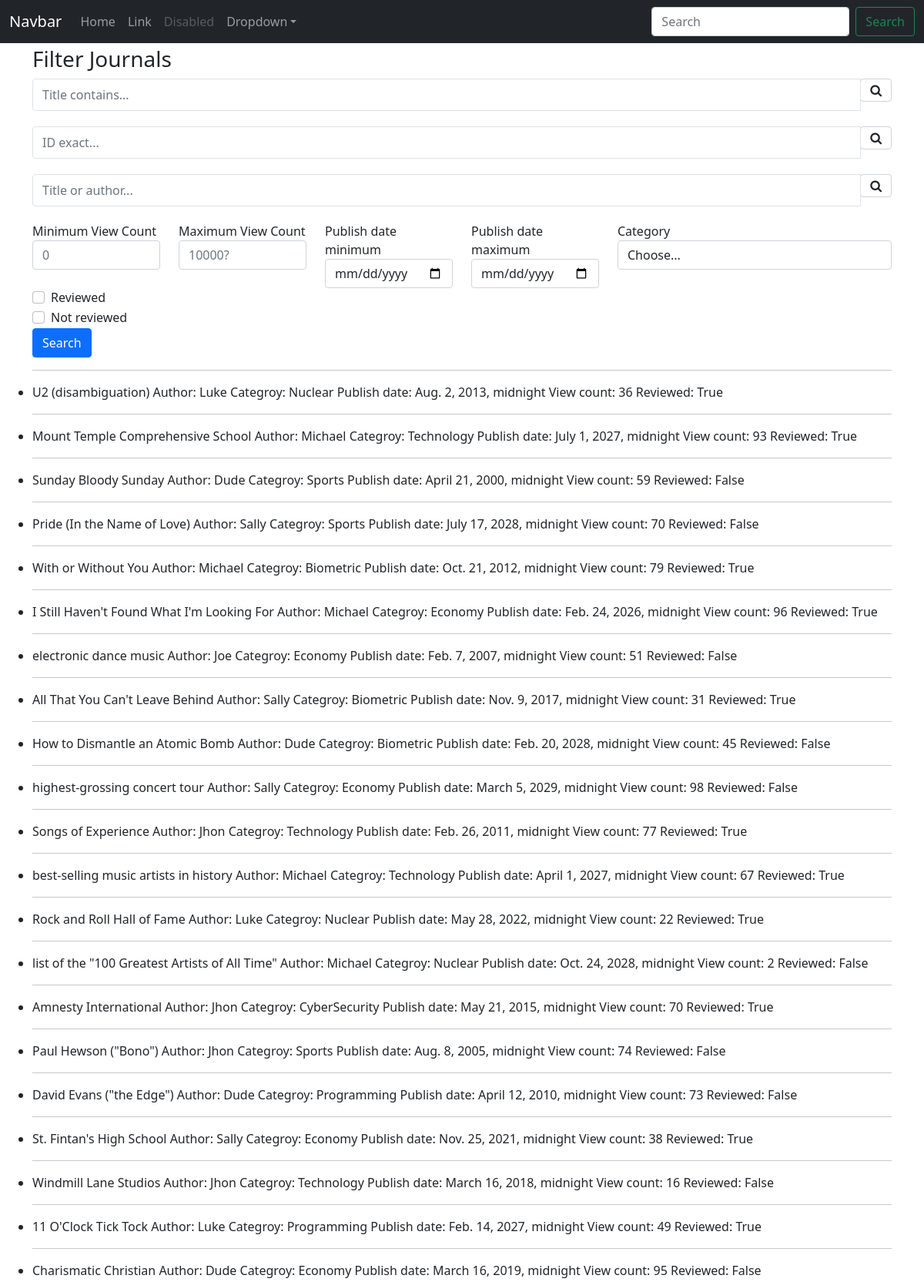
The page / (upper part) on the database its author committed.
### core/models.py (models this page shows, shortened)
class journal(models.Model):
    title = models.CharField(max_length=120)
    author = models.ForeignKey(author, on_delete=models.CASCADE)
    categories = models.ManyToManyField(category)
    publish_date = models.DateTimeField()
    views = models.IntegerField(default = 0)
    reviewed = models.BooleanField(default=False)

class author(models.Model):
    name=models.CharField(max_length=30)

class category(models.Model):
    name=models.CharField(max_length=20)
    def __str__(self):
        return self.name

### core/views.py (the view)
# urls.py: path('', views.filterView, name='filterview')
def filterView(request):
    categories = category.objects.all()
    query_journal = journal.objects.all()
    title_contains = request.GET.get('title_contains')
    id_exact = request.GET.get('id_exact')
    title_or_author = request.GET.get('title_or_author')
    view_count_min = request.GET.get('view_count_min')
    view_count_max = request.GET.get('view_count_max')
    date_min = request.GET.get('date_min')
    date_max = request.GET.get('date_max')
    category_field = request.GET.get('category_fl')
    reviewed_checked = request.GET.get('reviewed')
    not_reviewed = request.GET.get('notReviewed')
    if valid_query(title_contains):
        query_journal=query_journal.filter(title__icontains = title_contains)
    elif valid_query(id_exact):
        query_journal=query_journal.filter(id=id_exact)
    elif valid_query(title_or_author):
        query_journal=query_journal.filter(Q(title__icontains=title_or_author)| Q(author__name__icontains=title_or_author)).distinct()
    if valid_query(view_count_min):
        query_journal = query_journal.filter(views__gte=view_count_min)
    if valid_query(view_count_max):
        query_journal = query_journal.filter(views__lt=view_count_max)
    if valid_query(date_min):
        query_journal = query_journal.filter(publish_date__gte=date_min)
    if valid_query(date_max):
        query_journal = query_journal.filter(publish_date__lt=date_max)
    if valid_query(category_field) and category_field != 'Choose...':
        query_journal=query_journal.filter(categories__name= category_field)
    if reviewed_checked == 'on':
        query_journal=query_journal.filter(reviewed=True)
    if not_reviewed == 'on':
        query_journal=query_journal.filter(reviewed=False)
    diction = {'journals': query_journal,'categories':categories}
    return render(request, 'filter_view.html', context=diction)

### core/views.py (called while the page is built)
def valid_query(param):
    return param != '' and param is not None

### template/filter_view.html (shortened to what this page needs)
<!doctype html>
<html lang="en">
  <head>
    <link href="https://cdn.jsdelivr.net/npm/bootstrap@5.0.0-beta1/dist/css/bootstrap.min.css" rel="stylesheet">
    <link href="https://maxcdn.bootstrapcdn.com/font-awesome/4.7.0/css/font-awesome.min.css" rel="stylesheet">
  </head>
  <body>
<nav class="navbar navbar-expand-md navbar-dark bg-dark fixed-top">
  <div class="container-fluid">
    <a class="navbar-brand" href="#">Navbar</a>
    <div class="collapse navbar-collapse" id="navbarsExampleDefault">
      <ul class="navbar-nav me-auto mb-2 mb-md-0">
        <li class="nav-item active">
          <a class="nav-link" aria-current="page" href="#">Home</a>
        </li>
        <li class="nav-item">
          <a class="nav-link" href="#">Link</a>
        </li>
        <li class="nav-item">
          <a class="nav-link disabled" href="#" tabindex="-1" aria-disabled="true">Disabled</a>
        </li>
        <li class="nav-item dropdown">
          <a class="nav-link dropdown-toggle" href="#" id="dropdown01" data-bs-toggle="dropdown" aria-expanded="false">Dropdown</a>
        </li>
      </ul>
      <form class="d-flex">
        <input class="form-control me-2" type="search" placeholder="Search" aria-label="Search">
        <button class="btn btn-outline-success" type="submit">Search</button>
      </form>
    </div>
  </div>
</nav>
<main style="margin-top:60px;" class="container">
<h3>Filter Journals</h3>
    <form method="GET" action=".">
        <div class="form-row" style="padding-bottom:20px;">
            <div class="form-group col-12">
                <div class="input-group">
                    <input class="form-control py-2 border-right-0 border" type="search" name="title_contains" placeholder="Title contains..." />
                    <span class="input-group-append">
                        <div class="input-group-text bg-transparent">
                            <i class="fa fa-search"></i>
                        </div>
                    </span>
                </div>
            </div>
        </div>
        <div class="form-row" style="padding-bottom:20px;">
            <div class="form-group col-12">
                <div class="input-group">
                    <input class="form-control py-2 border-right-0 border" type="search" name="id_exact" placeholder="ID exact..." />
                    <span class="input-group-append">
                        <div class="input-group-text bg-transparent">
                            <i class="fa fa-search"></i>
                        </div>
                    </span>
                </div>
            </div>
        </div>
        <div class="form-row" style="padding-bottom:20px;">
            <div class="form-group col-12">
                <div class="input-group">
                    <input class="form-control py-2 border-right-0 border" type="search" name="title_or_author" placeholder="Title or author..." />
                    <span class="input-group-append">
                        <div class="input-group-text bg-transparent">
                            <i class="fa fa-search"></i>
                        </div>
                    </span>
                </div>
            </div>
        </div>
        <div class="row">
          <div class="form-group col-md-2 col-lg-2">
            <label for="viewCountMin">Minimum View Count</label>
            <input type="number" min=0 class="form-control" id="viewCountMin" placeholder="0" name="view_count_min">
          </div>
          <div class="form-group col-md-2 col-lg-2">
            <label for="viewCountMax">Maximum View Count</label>
            <input type="number" min=0 class="form-control" id="viewCountMax" placeholder="10000?" name="view_count_max">
          </div>
          <div class="form-group col-md-2 col-lg-2">
            <label for="publishDateMin">Publish date minimum</label>
            <input type="date" class="form-control" id="publishDateMin" name="date_min">
          </div>
          <div class="form-group col-md-2 col-lg-2">
            <label for="publishDateMax">Publish date maximum</label>
            <input type="date" class="form-control" id="publishDateMax" name="date_max">
          </div>
          <div class="form-group col-md-4">
            <label for="category">Category</label>
            <select id="category" class="form-control" name="category_fl">
              <option selected>Choose...</option>
            </select>
          </div>
        </div>
        <div class="form-group">
          <div class="form-check">
            <input class="form-check-input" type="checkbox" id="reviewed" name="reviewed">
            <label class="form-check-label" for="reviewed">
              Reviewed
            </label>
          </div>
        </div>
        <div class="form-group">
          <div class="form-check">
            <input class="form-check-input" type="checkbox" id="notReviewed" name="notReviewed">
            <label class="form-check-label" for="notReviewed">
              Not reviewed
            </label>
          </div>
        </div>
        <button type="submit" class="btn btn-primary">Search</button>
      </form>
    <hr>
    <div class="row">
        <ul>
          {% for journal in journals %}
            <li>
              {{ journal.title }}
              <span>Author: {{ journal.author.name }}</span>
              <span>Categroy:
                {% for cat in journal.categories.all %}
                  {{cat}}
                {% endfor %}
              </span>
              <span>Publish date: {{ journal.publish_date }}</span>
              <span>View count: {{ journal.views }}</span>
              <span>Reviewed: {{ journal.reviewed }}</span>
            </li>
            <hr />
          {% endfor %}
        </ul>
      </div>
</main>
</body>
</html>

### rows shown on the page
journal: title "U2 (disambiguation)", author.name "Luke", publish_date "Aug. 2, 2013, midnight", views "36", reviewed "True"
category: name "Nuclear"
journal: title "Mount Temple Comprehensive School", author.name "Michael", publish_date "July 1, 2027, midnight", views "93", reviewed "True"
category: name "Technology"
journal: title "Sunday Bloody Sunday", author.name "Dude", publish_date "April 21, 2000, midnight", views "59", reviewed "False"
category: name "Sports"
journal: title "Pride (In the Name of Love)", author.name "Sally", publish_date "July 17, 2028, midnight", views "70", reviewed "False"
journal: title "With or Without You", author.name "Michael", publish_date "Oct. 21, 2012, midnight", views "79", reviewed "True"
category: name "Biometric"
journal: title "I Still Haven't Found What I'm Looking For", author.name "Michael", publish_date "Feb. 24, 2026, midnight", views "96", reviewed "True"
category: name "Economy"
journal: title "electronic dance music", author.name "Joe", publish_date "Feb. 7, 2007, midnight", views "51", reviewed "False"
journal: title "All That You Can't Leave Behind", author.name "Sally", publish_date "Nov. 9, 2017, midnight", views "31", reviewed "True"
journal: title "How to Dismantle an Atomic Bomb", author.name "Dude", publish_date "Feb. 20, 2028, midnight", views "45", reviewed "False"
journal: title "highest-grossing concert tour", author.name "Sally", publish_date "March 5, 2029, midnight", views "98", reviewed "False"
journal: title "Songs of Experience", author.name "Jhon", publish_date "Feb. 26, 2011, midnight", views "77", reviewed "True"
journal: title "best-selling music artists in history", author.name "Michael", publish_date "April 1, 2027, midnight", views "67", reviewed "True"
journal: title "Rock and Roll Hall of Fame", author.name "Luke", publish_date "May 28, 2022, midnight", views "22", reviewed "True"
journal: title "list of the \"100 Greatest Artists of All Time\"", author.name "Michael", publish_date "Oct. 24, 2028, midnight", views "2", reviewed "False"
journal: title "Amnesty International", author.name "Jhon", publish_date "May 21, 2015, midnight", views "70", reviewed "True"
category: name "CyberSecurity"
journal: title "Paul Hewson (\"Bono\")", author.name "Jhon", publish_date "Aug. 8, 2005, midnight", views "74", reviewed "False"
journal: title "David Evans (\"the Edge\")", author.name "Dude", publish_date "April 12, 2010, midnight", views "73", reviewed "False"
category: name "Programming"
journal: title "St. Fintan's High School", author.name "Sally", publish_date "Nov. 25, 2021, midnight", views "38", reviewed "True"
journal: title "Windmill Lane Studios", author.name "Jhon", publish_date "March 16, 2018, midnight", views "16", reviewed "False"
journal: title "11 O'Clock Tick Tock", author.name "Luke", publish_date "Feb. 14, 2027, midnight", views "49", reviewed "True"
journal: title "Charismatic Christian", author.name "Dude", publish_date "March 16, 2019, midnight", views "95", reviewed "False"
